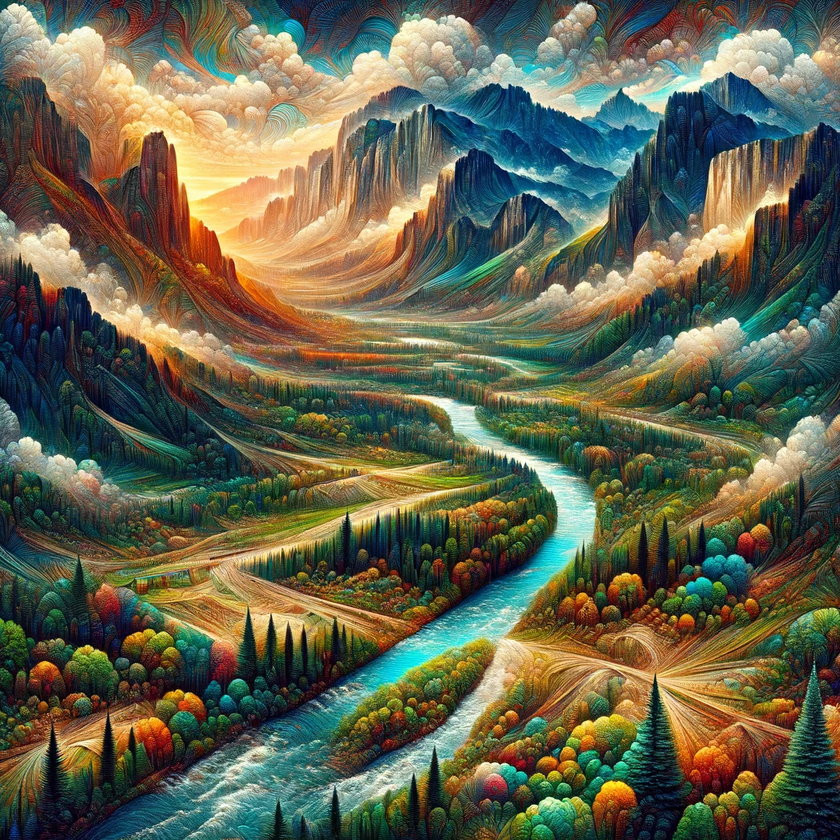
#> input picture input_image.png, 840 x 840 px, shrunk from 1024 x 1024 before the run
$ jupyter execute main.ipynb   (shell and % lines are left out)   (older library calls are emulated)
#> lines starting #> are read from the running program, lines starting #| are printed output that depends on the picture
## Fourier Transform in Image Processing

The Fourier Transform is a mathematical technique used in image processing to transform an image from its spatial domain into the frequency domain. Understanding the frequency components of an image is crucial for many applications like image filtering, restoration, and analysis.
  - The original image and its magnitude spectrum are displayed side by side.
  - The magnitude spectrum reveals where the different frequencies are present in the image. The center of the spectrum represents low frequencies, and the edges represent high frequencies.

### Key Concepts
- **Spatial vs. Frequency Domain**: In the spatial domain, images are represented as they are, with pixel intensities. In the frequency domain, images are represented in terms of frequencies and amplitudes.
- **Frequency Components**: High frequencies in an image are associated with edges and rapid intensity changes, while low frequencies are associated with smooth, slowly varying regions.
- **Magnitude Spectrum**: The magnitude spectrum shows how much of each frequency is present in the image. It's a way to analyze the frequency content of the image.

Understanding the frequency content of an image is fundamental to many advanced image processing techniques.

[cell 1]
import numpy as np
import cv2
import matplotlib.pyplot as plt

# Load the image (Ensure the path is correct)
image_path = 'input_image.png'
image = cv2.imread(image_path, cv2.IMREAD_GRAYSCALE)
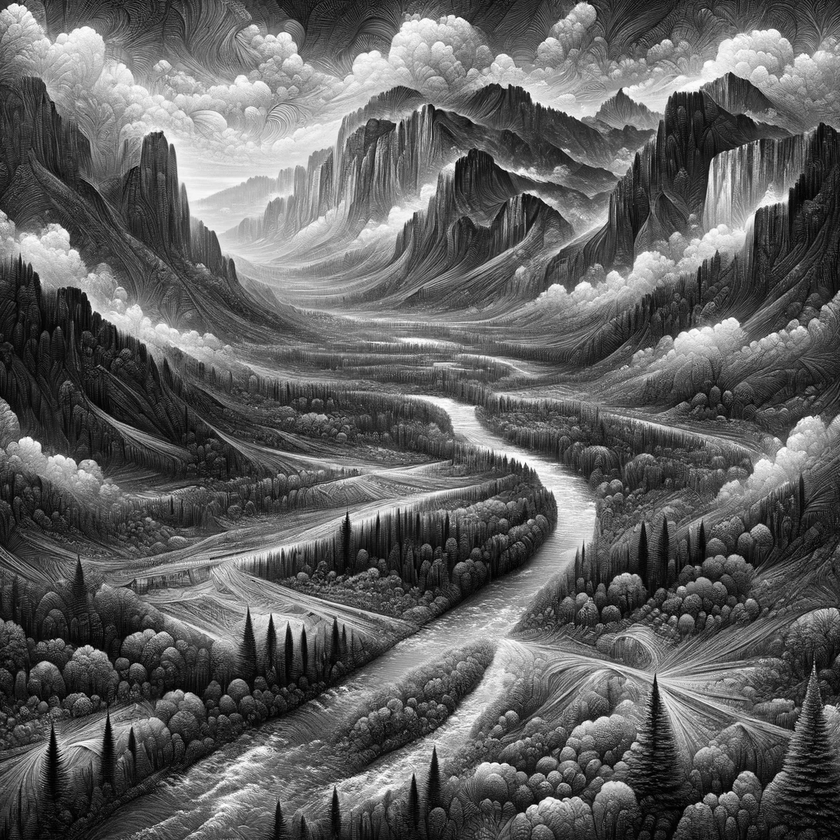
#> image: shape (840, 840); min 0, max 255, mean 96.4

# Apply Fourier Transform
f = np.fft.fft2(image)
fshift = np.fft.fftshift(f)
magnitude_spectrum = 20*np.log(np.abs(fshift))

# Display the original image and its Fourier Transform
plt.figure(figsize=(12, 6))
plt.subplot(121), plt.imshow(image, cmap='gray')
plt.title('Original Image'), plt.xticks([]), plt.yticks([])
plt.subplot(122), plt.imshow(magnitude_spectrum, cmap='gray')
plt.title('Magnitude Spectrum'), plt.xticks([]), plt.yticks([])
plt.show()
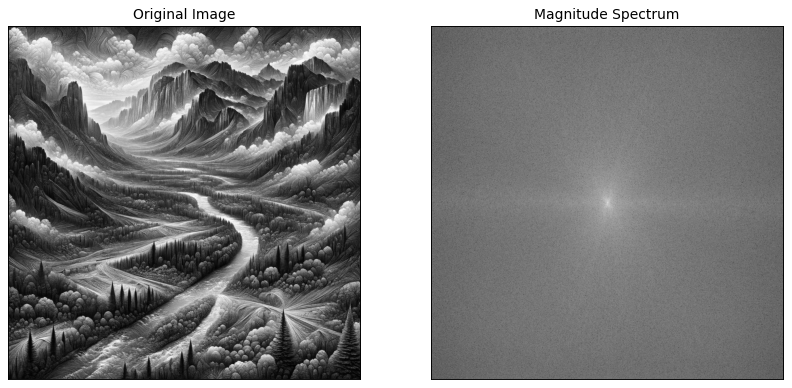
#> figure drawn by matplotlib, 2 panels

## Frequency Filters in Image Processing

In image processing, frequency filters are used to manipulate the frequency components of an image. They are essential for tasks like noise reduction, image sharpening, and feature extraction. Different types of frequency filters have specific applications and effects:

### 1. High Pass Filter
- **Description**: High pass filters allow high frequencies to pass through while attenuating (reducing the strength of) low frequencies.
- **Application**: Useful for enhancing or detecting edges in an image, as edges correspond to high-frequency components.
- **How it Works**: It works by subtracting the low-frequency components from the image. In the Fourier Transform domain, this is typically done by creating a mask that blocks the central low-frequency regions.

### 2. Low Pass Filter
- **Description**: Low pass filters do the opposite of high pass filters; they allow low frequencies to pass while attenuating high frequencies.
- **Application**: Effective for noise reduction and image smoothing, as it removes high-frequency noise from an image.
- **How it Works**: In the Fourier Transform domain, a mask is applied to retain the central portion (low frequencies) and remove the outer portion (high frequencies) of the spectrum.

### 3. Band Stop Filter
- **Description**: Band stop filters are designed to remove frequencies that lie within a certain range.
- **Application**: Useful for eliminating specific types of noise or interference that have a known frequency range.
- **How it Works**: It involves creating a mask in the Fourier domain that blocks frequencies within a certain radius, effectively removing a band of frequencies from the image.

These filters are fundamental tools in the domain of frequency analysis and processing, allowing for precise control over which aspects of an image are emphasized or suppressed.

[cell 2]
import numpy as np
import cv2
import matplotlib.pyplot as plt

# Load the image in grayscale (Ensure the path is correct)
image_path = 'input_image.png'  # Update with the path to your image
image = cv2.imread(image_path, cv2.IMREAD_GRAYSCALE)

# Apply Fourier Transform
f = np.fft.fft2(image)
fshift = np.fft.fftshift(f)

# Dimensions of the image
rows, cols = image.shape
#> rows = 840; cols = 840
crow, ccol = rows // 2, cols // 2
#> crow = 420; ccol = 420

# High Pass Filter
mask_high = np.ones((rows, cols), np.uint8)
mask_high[crow-30:crow+30, ccol-30:ccol+30] = 0
fshift_high = fshift * mask_high
img_back_high = np.fft.ifft2(np.fft.ifftshift(fshift_high))
img_back_high = np.abs(img_back_high)

# Low Pass Filter
mask_low = np.zeros((rows, cols), np.uint8)
mask_low[crow-30:crow+30, ccol-30:ccol+30] = 1
fshift_low = fshift * mask_low
img_back_low = np.fft.ifft2(np.fft.ifftshift(fshift_low))
img_back_low = np.abs(img_back_low)
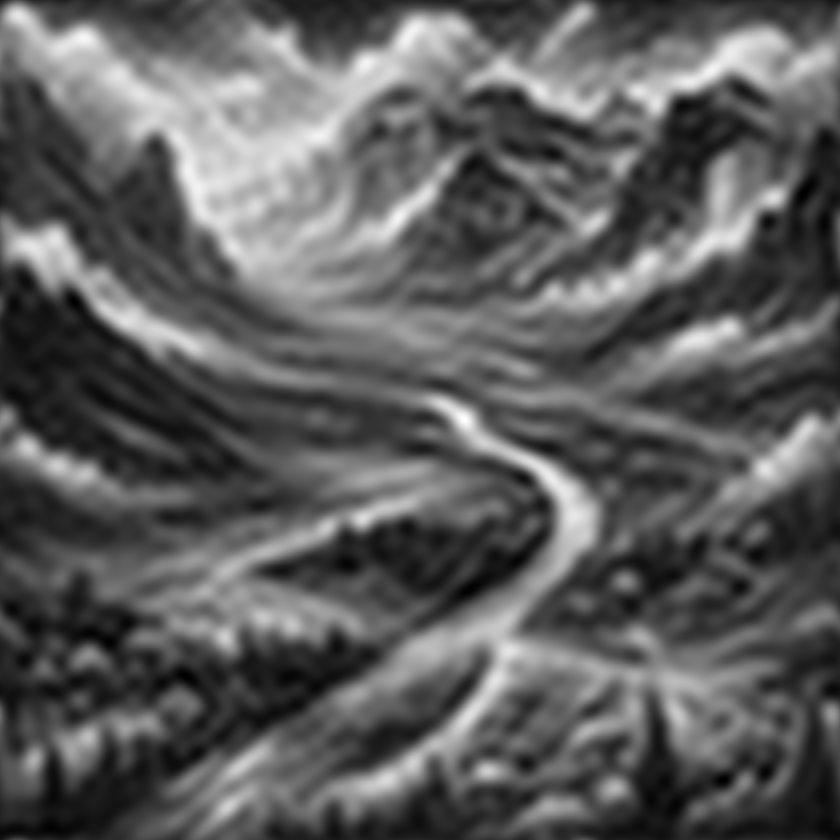
#> img_back_low: shape (840, 840) float64; min 0.343, max 261.6, mean 96.4; drawn with min black and max white

# Band Stop Filter (removing middle frequencies)
mask_band_stop = np.ones((rows, cols), np.uint8)
mask_band_stop[crow-15:crow+15, ccol-15:ccol+15] = 0
fshift_band_stop = fshift * mask_band_stop
img_back_band_stop = np.fft.ifft2(np.fft.ifftshift(fshift_band_stop))
img_back_band_stop = np.abs(img_back_band_stop)
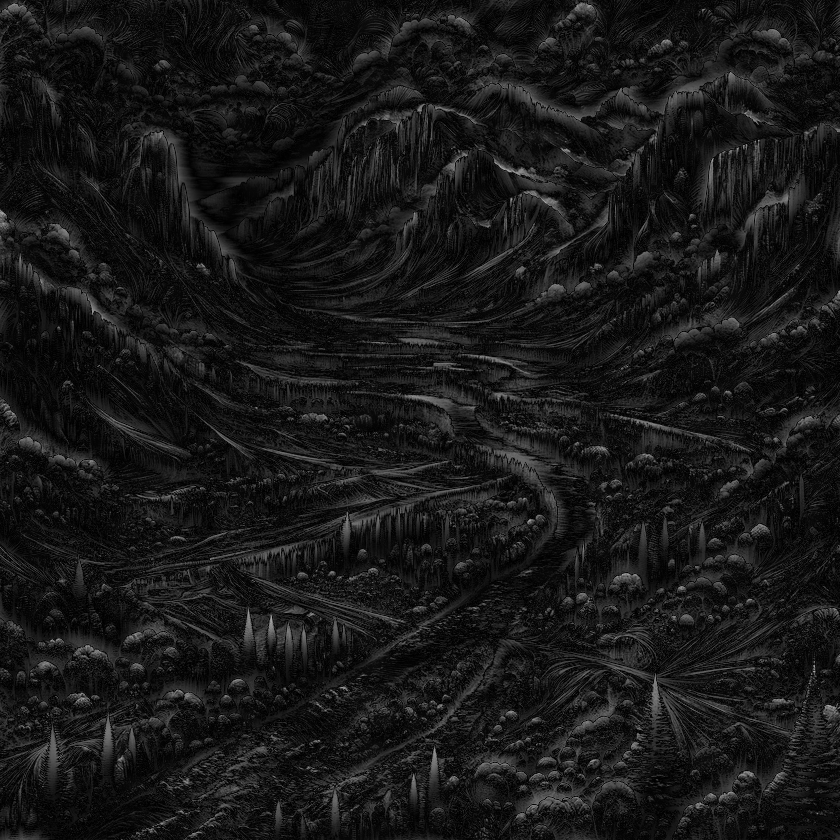
#> img_back_band_stop: shape (840, 840) float64; min 0.0148, max 175.8, mean 24.4

# Display all images
plt.figure(figsize=(18, 6))
plt.subplot(141), plt.imshow(image, cmap='gray')
plt.title('Original Image'), plt.xticks([]), plt.yticks([])
plt.subplot(142), plt.imshow(img_back_high, cmap='gray')
plt.title('High Pass Filtered'), plt.xticks([]), plt.yticks([])
plt.subplot(143), plt.imshow(img_back_low, cmap='gray')
plt.title('Low Pass Filtered'), plt.xticks([]), plt.yticks([])
plt.subplot(144), plt.imshow(img_back_band_stop, cmap='gray')
plt.title('Band Stop Filtered'), plt.xticks([]), plt.yticks([])
plt.show()

## Edge Detection Techniques

Edge detection is a critical step in many image processing and computer vision tasks. It involves identifying points in a digital image where the image brightness changes sharply or, more formally, has discontinuities. These points typically correspond to object boundaries, lines, and other visual features. Here are some common edge detection techniques:

### 1. Sobel Filter
- **Description**: The Sobel filter is used to detect edges by calculating the gradient of image intensity. It performs a 2D spatial gradient measurement on an image.
- **Application**: It emphasizes edges in the direction perpendicular to the operator's orientation (horizontal or vertical).
- **How it Works**: Separate filters are used for detecting horizontal edges (Sobel X) and vertical edges (Sobel Y). The filters are convolved with the original image to calculate the approximate derivatives.

### 2. Canny Edge Detector
- **Description**: The Canny edge detector is a multi-stage algorithm that provides a more robust and accurate edge detection.
- **Application**: Widely used due to its ability to detect a wide range of edges while minimizing the impact of noise.
- **How it Works**: It involves several steps, including smoothing the image with a Gaussian filter, finding the intensity gradient, applying non-maximum suppression, and using double thresholding for edge tracking.

### 3. Laplacian Filter
- **Description**: The Laplacian filter is a second-order derivative method used in image processing for edge detection.
- **Application**: Particularly effective at finding regions of rapid intensity change.
- **How it Works**: It calculates the Laplacian of the image, given by the sum of the second derivatives, and highlights regions of rapid intensity change. The filter is applied directly to the image, and zero-crossings are identified as edges.

[cell 3]
import cv2
import matplotlib.pyplot as plt

# Load the image in grayscale (Ensure the path is correct)
image_path = 'input_image.png'
image = cv2.imread(image_path, cv2.IMREAD_GRAYSCALE)

# Apply Sobel filters in X and Y directions
sobelx = cv2.Sobel(image, cv2.CV_64F, 1, 0, ksize=5)
sobely = cv2.Sobel(image, cv2.CV_64F, 0, 1, ksize=5)
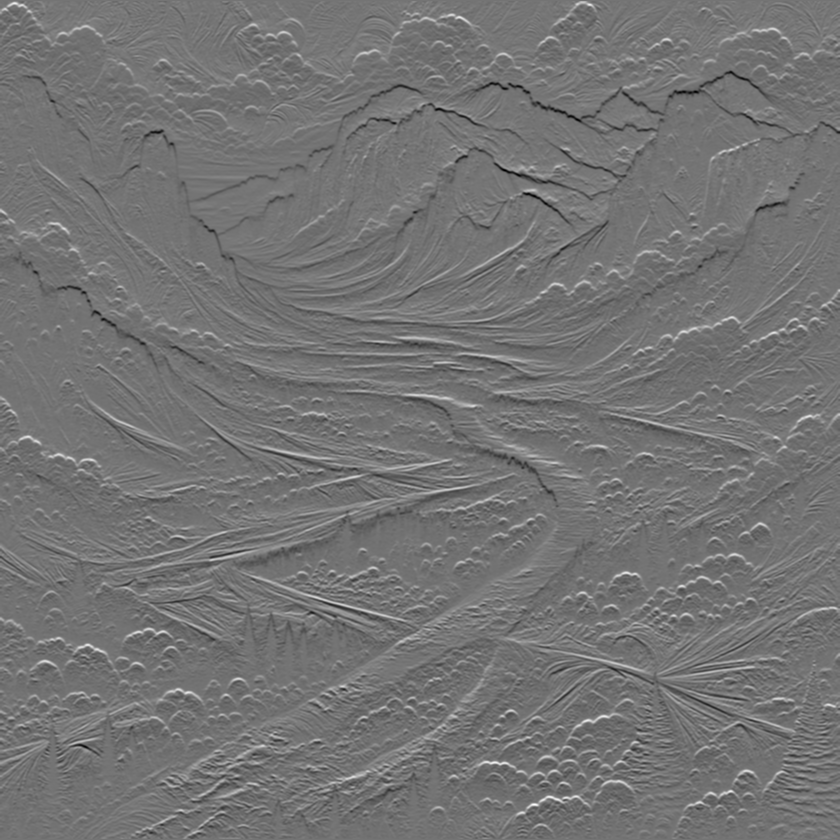
#> sobely: shape (840, 840) float64; min -9046, max 10791, mean -2; drawn with min black and max white

# Apply Canny edge detector
canny = cv2.Canny(image, 100, 200)
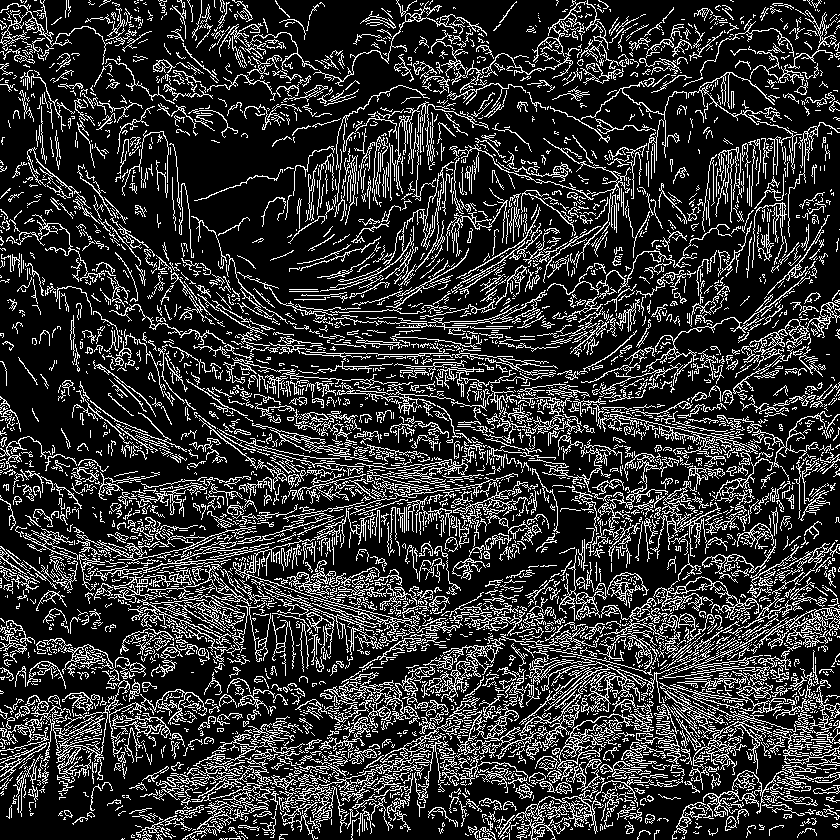
#> canny: shape (840, 840); 19.8% white in thin lines or dots

# Apply Laplacian filter
laplacian = cv2.Laplacian(image, cv2.CV_64F)
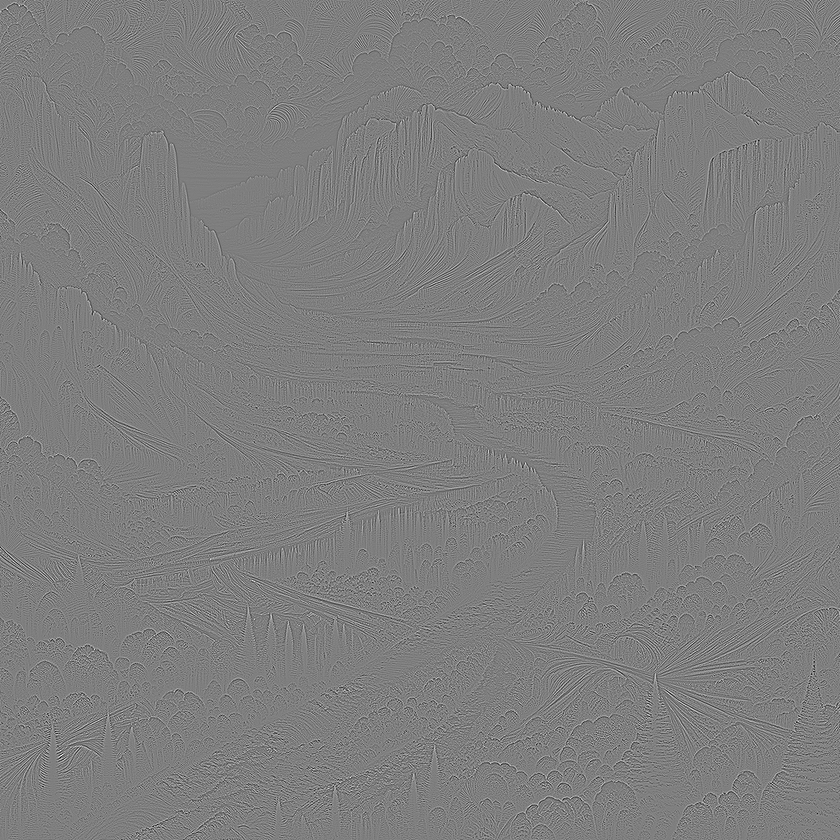
#> laplacian: shape (840, 840) float64; min -426, max 431, mean 0; drawn with min black and max white

# Display the results
plt.figure(figsize=(18, 6))
plt.subplot(141), plt.imshow(sobelx, cmap='gray')
plt.title('Sobel X'), plt.xticks([]), plt.yticks([])
plt.subplot(142), plt.imshow(sobely, cmap='gray')
plt.title('Sobel Y'), plt.xticks([]), plt.yticks([])
plt.subplot(143), plt.imshow(canny, cmap='gray')
plt.title('Canny Edge Detection'), plt.xticks([]), plt.yticks([])
plt.subplot(144), plt.imshow(laplacian, cmap='gray')
plt.title('Laplacian'), plt.xticks([]), plt.yticks([])
plt.show()
